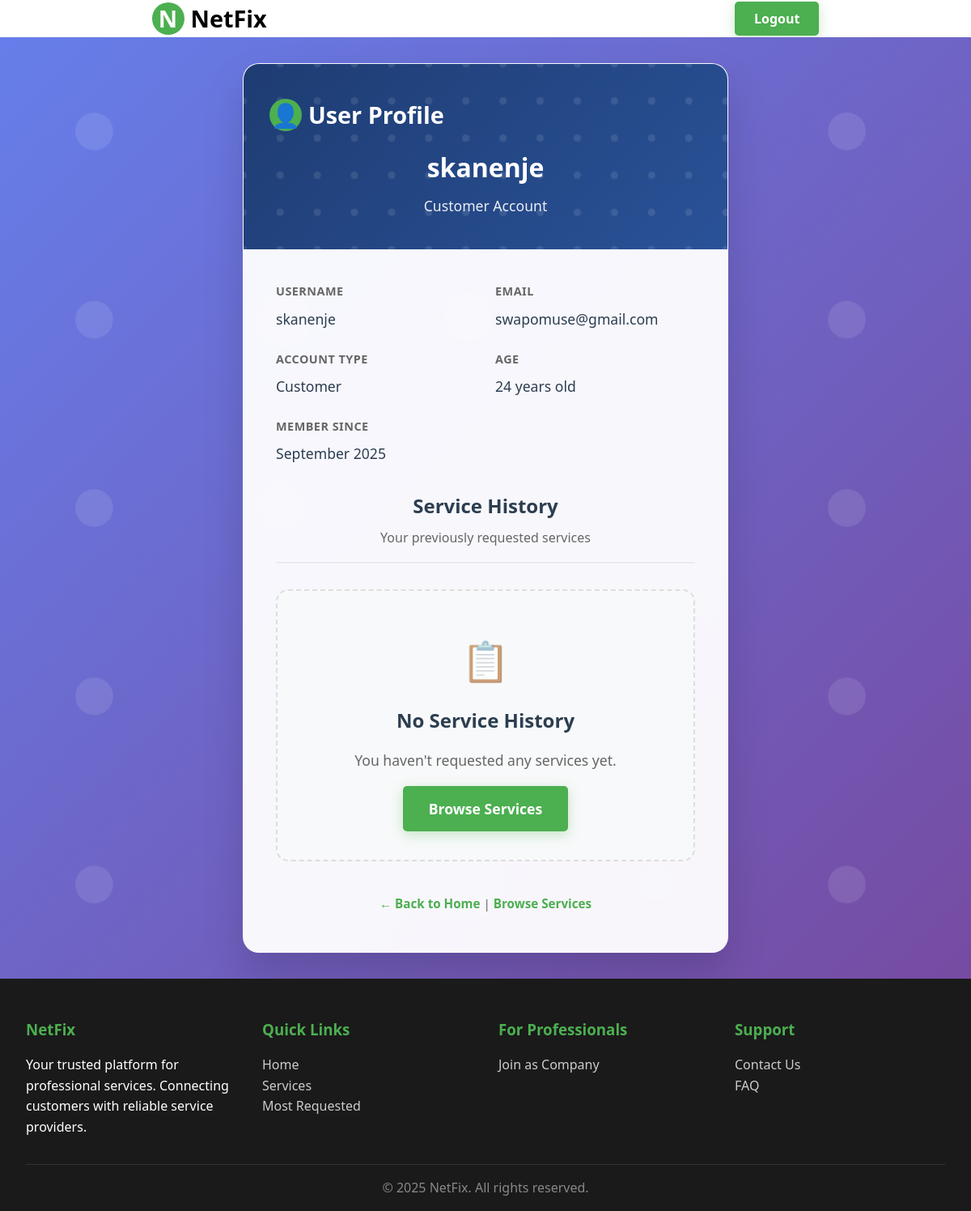
/users/profile/ (signed in), run on an earlier commit of the app's database.
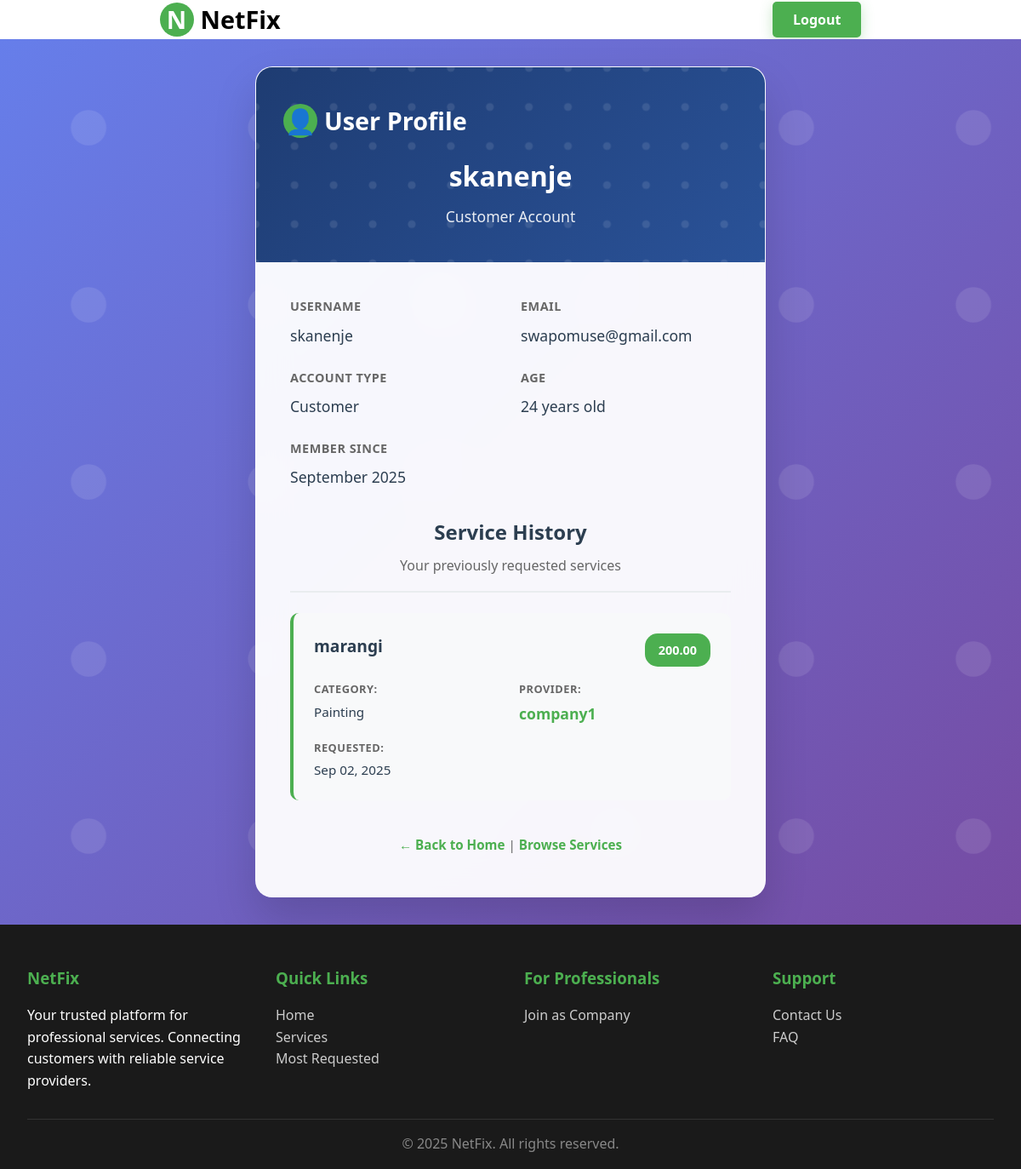
And on a later commit of the database.
### users/models.py (models this page shows, shortened)
class User(AbstractUser):
    email = models.EmailField(unique=True)
    username = models.CharField(max_length=150, unique=True)
    is_company = models.BooleanField(default=False)
    is_customer = models.BooleanField(default=False)
    USERNAME_FIELD = 'email'
    REQUIRED_FIELDS = ['username']

class Company(models.Model):
    user = models.OneToOneField(
        User, on_delete=models.CASCADE, primary_key=True, related_name='company_profile')
    field = models.CharField(max_length=70, choices=(
        ('Air Conditioner', 'Air Conditioner'),
        ('All in One', 'All in One'),
        ('Carpentry', 'Carpentry'),
        ('Electricity', 'Electricity'),
        ('Gardening', 'Gardening'),
        ('Home Machines', 'Home Machines'),
        ('Housekeeping', 'Housekeeping'),
        ('Interior Design', 'Interior Design'),
        ('Locks', 'Locks'),
        ('Painting', 'Painting'),
        ('Plumbing', 'Plumbing'),
        ('Water Heaters', 'Water Heaters')
    ), blank=False, null=False)
    rating = models.IntegerField(
        validators=[MaxValueValidator(5), MinValueValidator(0)], default=0)

### services/models.py (models this page shows, shortened)
class RequestedService(models.Model):
    customer = models.ForeignKey(Customer, on_delete=models.CASCADE, related_name='requested_services')
    service = models.ForeignKey(Service, on_delete=models.CASCADE)
    address = models.TextField()
    hours_requested = models.PositiveIntegerField(validators=[MinValueValidator(1)])
    date_requested = models.DateTimeField(auto_now_add=True)
    @property
    def calculated_cost(self):
        return self.service.price_per_hour * self.hours_requested
    @property
    def requested_date(self):
        return self.date_requested

class Service(models.Model):
    company = models.ForeignKey(Company, on_delete=models.CASCADE, related_name='services')
    name = models.CharField(max_length=40)
    description = models.TextField()
    price_per_hour = models.DecimalField(
        decimal_places=2,
        max_digits=10,
        validators=[MinValueValidator(0)],
        default=0.00
    )
    field = models.CharField(max_length=30, blank=False, null=False, choices=SERVICE_FIELD_CHOICES)
    created_date = models.DateTimeField(auto_now_add=True, null=False)

### users/views.py (the view, shortened to what this page needs)
# urls.py: path('profile/', views.profile_view, name='profile'),
@login_required
def profile_view(request):
    user = request.user
    if user.is_customer:
        try:
            customer = user.customer_profile
            services = RequestedService.objects.filter(customer=customer).order_by('-date_requested')
            user_age = (timezone.now().date() - customer.date_of_birth).days // 365
            return render(request, 'users/profile.html', {
                'user': user,
                'customer': customer,
                'services': services,
                'user_age': user_age
            })
        except Customer.DoesNotExist:
            return render(request, 'users/profile.html', {
                'user': user,
                'error': 'Customer profile incomplete. Please contact support.',
                'services': []
            })
    else:
        return render(request, 'users/profile.html', {
            'user': user,
            'error': 'Profile type not set. Please contact support.',
            'services': []
        })

### users/templates/users/profile.html (shortened to what this page needs)
{% extends 'main/base.html' %}
{% load static %}
{% block content %}
<link rel="stylesheet" href="{% static 'css/registration.css' %}">
<div class="registration-page">
    <div class="register-container profile-container">
        <div class="register-header">
            <div class="logo">
                <div class="logo-icon">
                    {% if user.is_customer %}👤
                    {% elif user.is_company %}🏢
                    {% else %}👤
                    {% endif %}
                </div>
                <span>User Profile</span>
            </div>
            <h1 class="register-title">{{ user.username }}</h1>
            <p class="register-subtitle">
                {% if user.is_customer %}
                    Customer Account
                {% elif user.is_company and company %}
                    {{ company.field }} Service Provider
                {% else %}
                    User Account
                {% endif %}
            </p>
        </div>
        <div class="register-form">
            <div class="info-grid">
                <div class="info-item">
                    <div class="info-label">Username</div>
                    <div class="info-value">{{ user.username }}</div>
                </div>
                <div class="info-item">
                    <div class="info-label">Email</div>
                    <div class="info-value">{{ user.email }}</div>
                </div>
                <div class="info-item">
                    <div class="info-label">Account Type</div>
                    <div class="info-value">
                        {% if user.is_customer %}
                            Customer
                        {% elif user.is_company and company %}
                            Service Provider
                        {% else %}
                            User
                        {% endif %}
                    </div>
                </div>
                {% if user.is_customer and user_age %}
                    <div class="info-item">
                        <div class="info-label">Age</div>
                        <div class="info-value">{{ user_age }} years old</div>
                    </div>
                {% endif %}
                <div class="info-item">
                    <div class="info-label">Member Since</div>
                    <div class="info-value">{{ user.date_joined|date:"F Y" }}</div>
                </div>
            </div>
            {% if user.is_customer %}
                <div class="section-header">
                    <h3>Service History</h3>
                    <p>Your previously requested services</p>
                </div>
                {% if services %}
                    <div class="services-history">
                        {% for req in services %}
                            <div class="history-item">
                                <div class="history-header">
                                    <h4>
                                        <a href="{% url 'services:service_detail' req.service.id %}" class="service-link">
                                            {{ req.service.name }}
                                        </a>
                                    </h4>
                                    <span class="history-cost">{{ req.calculated_cost }}</span>
                                </div>
                                <div class="history-details">
                                    <div class="history-info">
                                        <span class="info-label">Category:</span>
                                        <span class="info-value">{{ req.service.field }}</span>
                                    </div>
                                    <div class="history-info">
                                        <span class="info-label">Provider:</span>
                                        <span class="info-value">
                                            <a href="{% url 'users:company_profile' req.service.company.user.id %}" class="provider-link">
                                                {{ req.service.company.user.username }}
                                            </a>
                                        </span>
                                    </div>
                                    <div class="history-info">
                                        <span class="info-label">Requested:</span>
                                        <span class="info-value">{{ req.requested_date|date:"M d, Y" }}</span>
                                    </div>
                                </div>
                            </div>
                        {% endfor %}
                    </div>
                {% else %}
                    <div class="no-services-modal">
                        <div class="no-services-icon">📋</div>
                        <h3>No Service History</h3>
                        <p>You haven't requested any services yet.</p>
                        <a href="{% url 'services:services_list' %}" class="btn-primary">Browse Services</a>
                    </div>
                {% endif %}
            {% endif %}
            <div class="login-link">
                <a href="{% url 'main:home' %}">← Back to Home</a>
                | <a href="{% url 'services:services_list' %}">Browse Services</a>
            </div>
        </div>
    </div>
</div>
{% endblock %}

### main/templates/main/base.html (shortened to what this page needs)
{% load static %}
<!DOCTYPE html>
<html lang="en">
<head>
  <link rel="stylesheet" href="{% static 'css/style.css' %}">
</head>
<body>
  {% include 'main/navbar.html' %}
  <main>
    {% block content %}{% endblock %}
  </main>
  {% include 'main/footer.html' %}
</body>
</html>

### main/templates/main/navbar.html (shortened to what this page needs)
<div class="nav-container">
    <div class="logo">
      <div class="logo-icon">N</div>
      <span>NetFix</span>
    </div>
    <nav>
      <ul class="nav-menu">
        <li><a href="{% url 'main:home' %}">Home</a></li>
        <li><a href="{% url 'services:services_list' %}">Services</a></li>
        <li><a href="#about">About</a></li>
        <li><a href="#contact">Contact</a></li>
        {% if request.user.is_authenticated %}
          <li><a href="{% url 'users:profile' %}">Profile</a></li>
          <li class="logout-item">
            <form method="post" action="{% url 'users:logout' %}" style="display: inline; margin: 0; padding: 0;">
              <button type="submit" class="logout-button" style="background: #4CAF50 !important; color: white !important;">Logout</button>
            </form>
          </li>
        {% else %}
          <li><a href="{% url 'users:login_user' %}" class="cta-button">Login</a></li>
          <li><a href="{% url 'users:register' %}" class="cta-button">Get Started</a></li>
        {% endif %}
      </ul>
    </nav>
  </div>

### main/templates/main/footer.html (shortened to what this page needs)
<footer class="footer">
  <div class="container">
    <div class="footer-content">
      <div class="footer-section">
        <h3>NetFix</h3>
        <p>Your trusted platform for professional services. Connecting customers with reliable service providers.</p>
      </div>
      <div class="footer-section">
        <h3>Quick Links</h3>
        <p><a href="{% url 'main:home' %}">Home</a></p>
        <p><a href="{% url 'services:services_list' %}">Services</a></p>
        <p><a href="{% url 'services:most_requested' %}">Most Requested</a></p>
      </div>
      <div class="footer-section">
        <h3>For Professionals</h3>
        <p><a href="{% url 'users:register' %}">Join as Company</a></p>
      </div>
      <div class="footer-section">
        <h3>Support</h3>
        <p><a href="#contact">Contact Us</a></p>
        <p><a href="#faq">FAQ</a></p>
      </div>
    </div>
    <div class="footer-bottom">
      <p>&copy; 2025 NetFix. All rights reserved.</p>
    </div>
  </div>
</footer>

### static/css/registration.css (style rules this page uses)
.registration-page .register-container { max-width: 600px; }
.login-link a { display: inline-flex; align-items: center; gap: 0.5rem; color: #4CAF50; text-decoration: none; font-weight: 600; transition: all 0.3s ease; padding: 0.5rem 0; }
.info-grid { display: grid; grid-template-columns: 1fr 1fr; gap: 1.5rem; margin-bottom: 2rem; }
.info-item { display: flex; flex-direction: column; gap: 0.5rem; }
.info-label { font-weight: 600; color: #666; font-size: 0.9rem; text-transform: uppercase; letter-spacing: 0.5px; }
.info-value { color: #2c3e50; font-weight: 500; font-size: 1.1rem; word-wrap: break-word; }
.provider-link { color: #4CAF50; text-decoration: none; font-weight: 600; transition: color 0.3s ease; }
.profile-container { max-width: 800px; }
.section-header { text-align: center; margin: 2rem 0 1.5rem 0; padding-bottom: 1rem; border-bottom: 2px solid #e9ecef; }
.section-header h3 { color: #2c3e50; font-size: 1.5rem; margin-bottom: 0.5rem; }
.section-header p { color: #666; margin: 0; }
.services-history { display: flex; flex-direction: column; gap: 1rem; margin-bottom: 2rem; }
.history-item { background: #f8f9fa; border-radius: 10px; padding: 1.5rem; border-left: 4px solid #4CAF50; }
.history-header { display: flex; justify-content: space-between; align-items: flex-start; margin-bottom: 1rem; gap: 1rem; }
.history-header h4 { margin: 0; color: #2c3e50; }
.history-header h4 .service-link { color: #2c3e50; text-decoration: none; font-weight: bold; }
.history-cost { background: #4CAF50; color: white; padding: 0.5rem 1rem; border-radius: 15px; font-weight: bold; font-size: 0.9rem; white-space: nowrap; }
.history-details { display: grid; grid-template-columns: repeat(auto-fit, minmax(150px, 1fr)); gap: 1rem; }
.history-info { display: flex; flex-direction: column; gap: 0.25rem; }
.history-info .info-label { font-size: 0.8rem; color: #666; font-weight: 600; }
.history-info .info-value { font-size: 0.95rem; color: #2c3e50; }

What changed in the data, as far as the page shows it:
added RequestedService: service.name "marangi", calculated_cost "200.00", service.field "Painting", service.company.user.username "company1", requested_date "Sep 02, 2025"
Also different on the page:
text no longer shown: "📋 No Service History You haven't requested any services yet. Browse Services"
